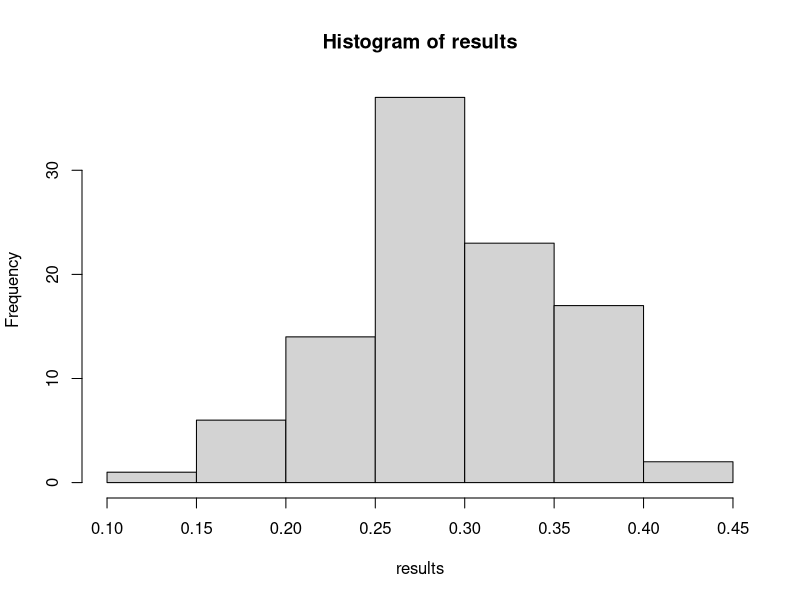
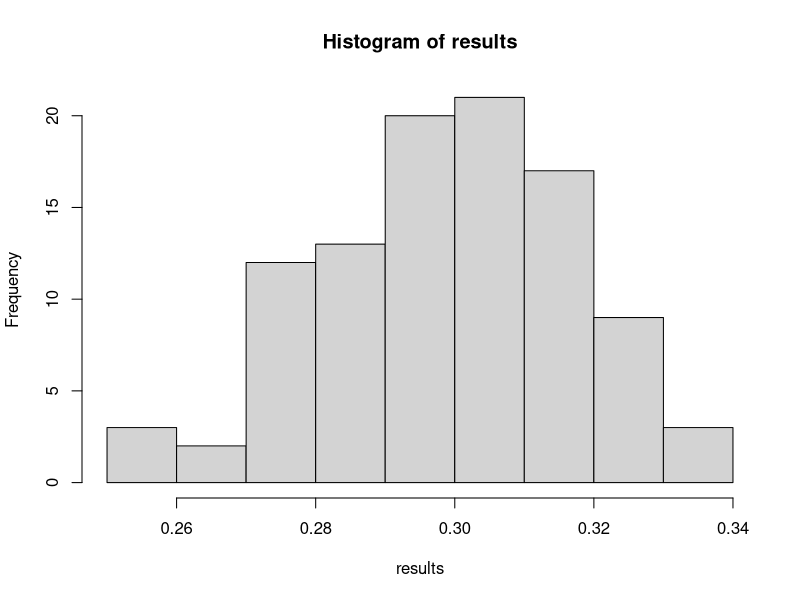

Source code (R) for these figures, in order:
## ---- chunk 1
set.seed(12345)
## ---- chunk 2
rnorm(50, 10, 2)
## ---- chunk 3
rbinom(50, 1, .3)
## ---- chunk 4
sample1 <- rbinom(50, 1, .3)
## ---- chunk 5
table(sample1)
## ---- chunk 6
table(sample1)/50

table(sample1)/sum(table(sample1))
## ---- chunk 7
mean(sample1)
## ---- chunk 8
mean(rbinom(50, 1, .3))
mean(rbinom(50, 1, .3))
mean(rbinom(50, 1, .3))
mean(rbinom(50, 1, .3))
mean(rbinom(50, 1, .3))
mean(rbinom(50, 1, .3))
## ---- chunk 9
# create container to place results
results <- NULL

for(i in 1:100){
  results[i] <- mean(rbinom(50, 1, .3))
}

results
## ---- chunk 10
hist(results)
## ---- chunk 11
results.error <- results - .30

results.error
## ---- chunk 12
sd(results.error)
## ---- chunk 13
sqrt((.30*(1-.3))/(50-1))
## ---- chunk 14
sqrt((.30*(1-.3))/(700-1))
## ---- chunk 15
# create container to place results
results <- NULL

for(i in 1:100){
  results[i] <- mean(rbinom(700, 1, .3))
}

sd(results)

hist(results)
